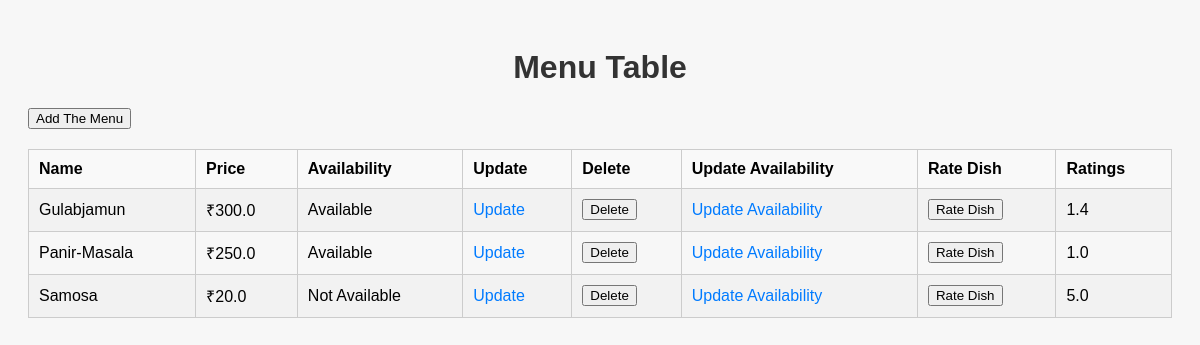
Before: /menu with the older database file.
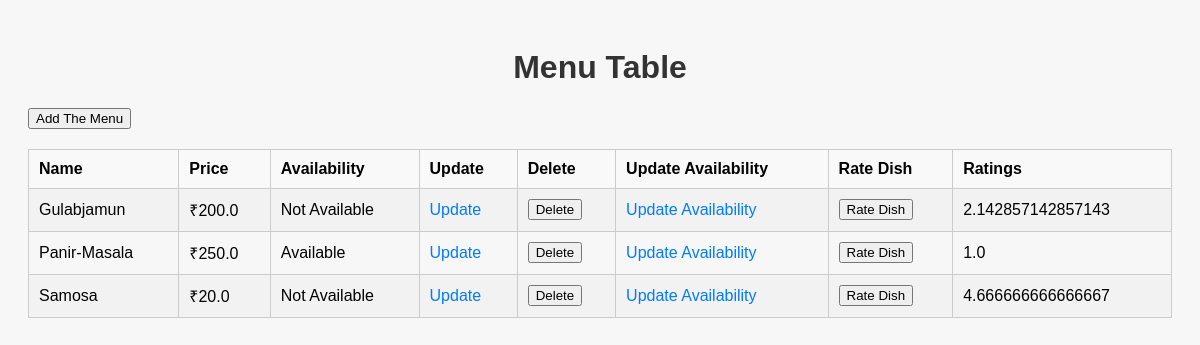
After: the same page with the newer database file.
### app.py (models this page shows, shortened)
class Dish(db.Model):
    id = db.Column(db.Integer, primary_key=True)
    name = db.Column(db.String(100), nullable=False)
    price = db.Column(db.Float, nullable=False)
    availability = db.Column(db.Boolean, nullable=False)
    average_rating=db.Column(db.Float, default=0.0)

### app.py (the view)
@app.route('/menu')
def read_menu():
    menu = Dish.query.all()
    return render_template('menu.html', menu=menu)

### templates/menu.html (shortened to what this page needs)
<!DOCTYPE html>
<html lang="en">
<head>
</head>
<body>
    <h1>Menu Table</h1>
    <a class="update-link" href="/menu/add"><button>Add The Menu</button></a>
    {% if menu %}
    <table>
        <tr>
            <th>Name</th>
            <th>Price</th>
            <th>Availability</th>
            <th>Update</th>
            <th>Delete</th>
            <th>Update Availability</th>
            <th> Rate Dish</th>
            <th>Ratings</th>
        </tr>
        {% for dish in menu %}
        <tr>
            <td>{{ dish['name'] }}</td>
            <td>₹{{ dish['price'] }}</td>
            <td>{% if dish['availability'] %}Available{% else %}Not Available{% endif %}</td>
            <td>
                <a class="update-link" href="/menu/update/{{ dish['id'] }}">Update</a>
            </td>
            <td>
                <form method="POST" action="/menu/delete/{{ dish['id'] }}" style="display:inline;">
                    <button type="submit">Delete</button>
                </form>
            </td>
            <td>
                <a class="update-link" href="/menu/update_availability/{{ dish['id']}}">Update Availability</a>
            </td>
            <td>
                <button class="rate-btn" data-dish-id="{{ dish['id'] }}">Rate Dish</button>
            </td>
            <td>
{{ dish['average_rating'] }}
            </td>
        </tr>
        {% endfor %}
    </table>
    {% else %}
    <p>No menu found.</p>
    {% endif %}
</body>
</html>

### templates/menu.html (style rules this page uses)
body { font-family: Arial, sans-serif; background-color: #f7f7f7; padding: 20px; }
h1 { text-align: center; color: #333; }
table { width: 100%; border-collapse: collapse; margin-top: 20px; }
th, td { padding: 10px; border: 1px solid #ccc; }
th { background-color: #f9f9f9; text-align: left; }
tr:nth-child(even) { background-color: #f2f2f2; }
.update-link { color: #007bff; text-decoration: none; }

Changed rows visible on the page:
changed Dish "Gulabjamun": price "300.0" → "200.0"; average_rating "1.4" → "2.142857142857143"; availability "Available" → "Not Available"
changed Dish "Samosa": average_rating "5.0" → "4.666666666666667"
